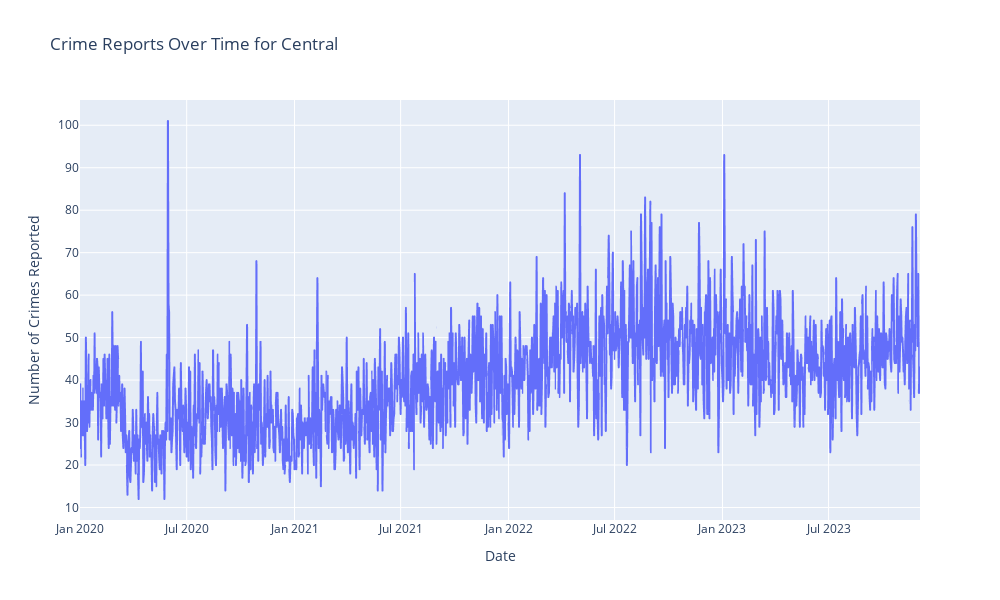

Notebook code cell kept with this figure:
### Markdown cell above
Highest jump in crime

### Code cell
central_df = df[df['area_name'] == 'Central']


time_series_central = central_df.groupby([central_df['date_reported'].dt.date]).size().reset_index(name='counts')


fig = px.line(time_series_central, x='date_reported', y='counts', title='Crime Reports Over Time for Central')
fig.update_xaxes(title_text='Date')
fig.update_yaxes(title_text='Number of Crimes Reported')
fig.update_layout(height=600, width=1000)
fig.show()

### Figure 1 — Plotly figure (JSON) as saved in the notebook; plotly's stock layout.template omitted (floating-point values rounded to 4 significant figures; data arrays with more than 128 entries replaced by an {"elided": "..."} marker saying what was removed)
{"data": [{"hovertemplate": "date_reported=%{x}<br>counts=%{y}<extra></extra>", "legendgroup": "", "line": {"color": "#636efa", "dash": "solid"}, "marker": {"symbol": "circle"}, "mode": "lines", "name": "", "showlegend": false, "type": "scattergl", "x": {"elided": "1434 str values"}, "xaxis": "x", "y": {"elided": "1434 int values"}, "yaxis": "y"}], "layout": {"height": 600, "legend": {"tracegroupgap": 0}, "title": {"text": "Crime Reports Over Time for Central"}, "width": 1000, "xaxis": {"anchor": "y", "domain": [0, 1], "title": {"text": "Date"}}, "yaxis": {"anchor": "x", "domain": [0, 1], "title": {"text": "Number of Crimes Reported"}}}}
